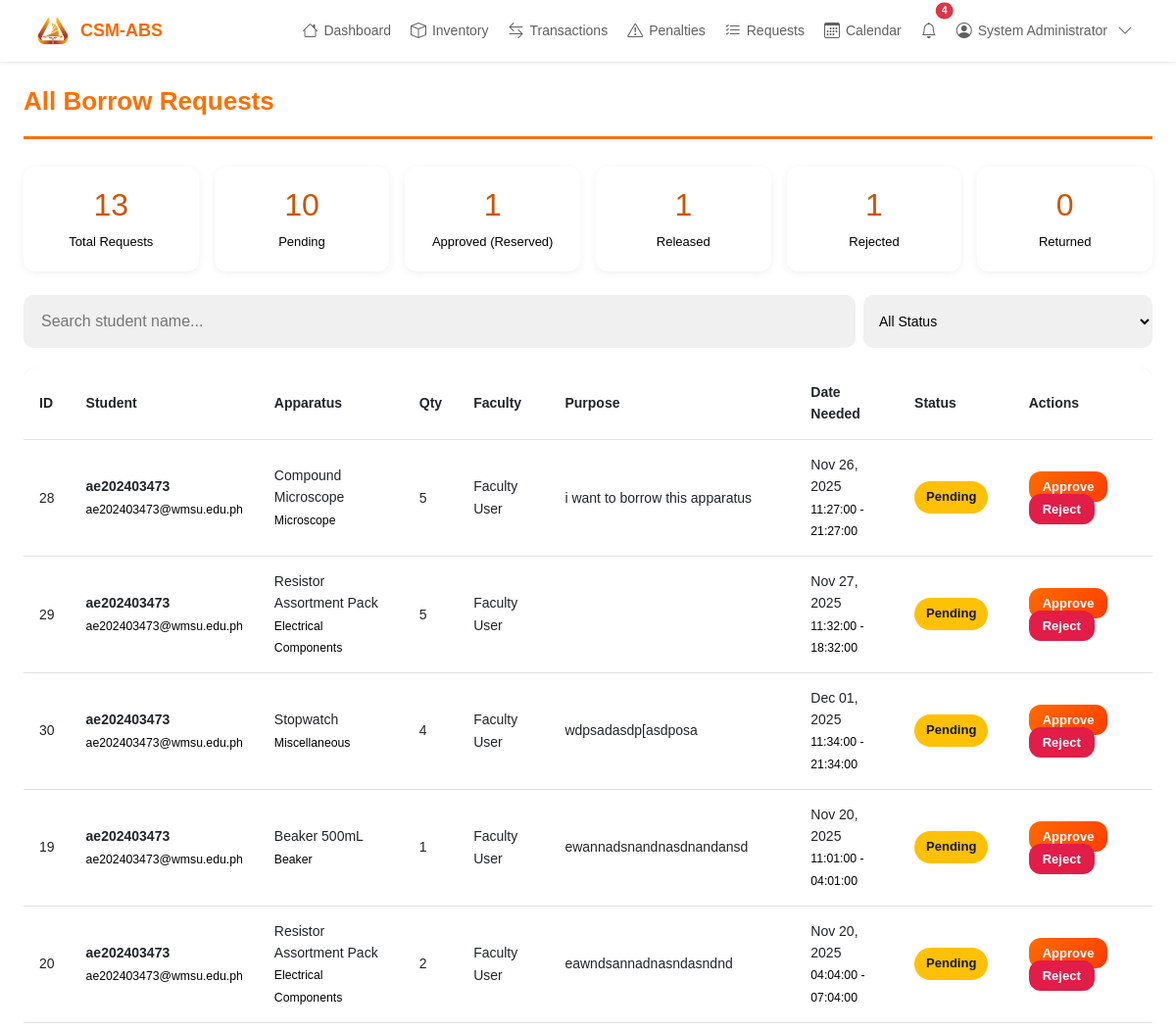
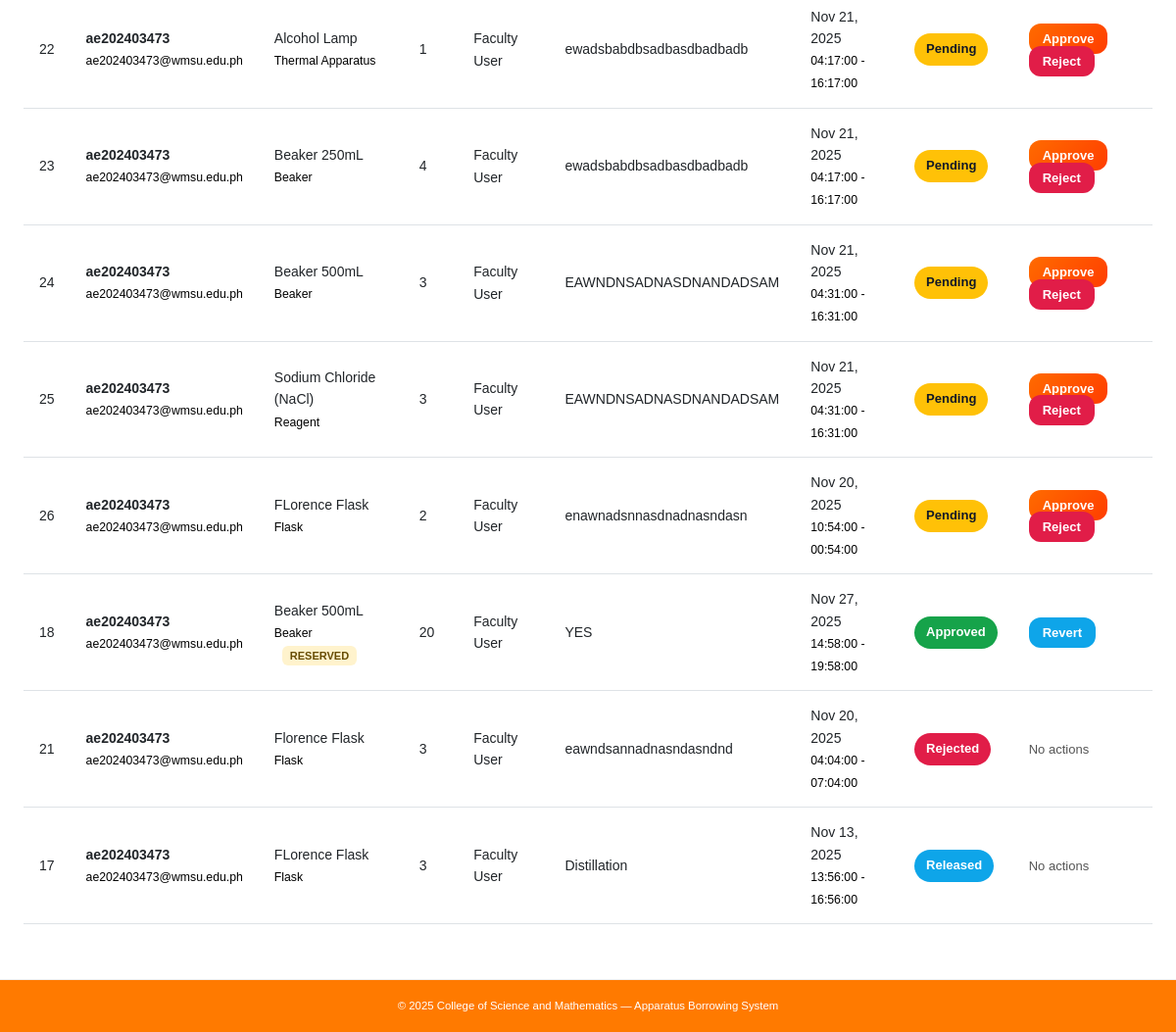
Page /view_requests.php (signed in) on the committed database (2 pictures, top to bottom).
### tables this page shows
CREATE TABLE `borrow_requests` (
  `request_id` int(11) NOT NULL,
  `student_id` int(11) DEFAULT NULL,
  `full_name` varchar(150) DEFAULT NULL,
  `student_first_name` varchar(50) NOT NULL,
  `student_last_name` varchar(50) NOT NULL,
  `student_mi` varchar(5) DEFAULT NULL,
  `faculty_id` int(11) DEFAULT NULL,
  `apparatus_id` int(11) DEFAULT NULL,
  `quantity` int(11) DEFAULT NULL,
  `concentration` varchar(100) DEFAULT NULL,
  `date_requested` date DEFAULT NULL,
  `date_needed` date DEFAULT NULL,
  `time_from` time DEFAULT NULL,
  `time_to` time DEFAULT NULL,
  `subject` varchar(100) DEFAULT NULL,
  `schedule` varchar(100) DEFAULT NULL,
  `room` varchar(50) DEFAULT NULL,
  `purpose` text DEFAULT NULL,
  `status` enum('pending','approved','released','returned','rejected') DEFAULT 'pending',
  `date_returned` datetime DEFAULT NULL,
  `remarks` text DEFAULT NULL,
  `archived` tinyint(1) DEFAULT 0
);

CREATE TABLE `users` (
  `user_id` int(11) NOT NULL,
  `first_name` varchar(50) NOT NULL,
  `last_name` varchar(50) NOT NULL,
  `middle_initial` char(1) DEFAULT NULL,
  `username` varchar(50) NOT NULL,
  `password` varchar(255) NOT NULL,
  `role` enum('admin','faculty','student','assistant') NOT NULL,
  `full_name` varchar(100) DEFAULT NULL,
  `email` varchar(100) DEFAULT NULL
);

CREATE TABLE `apparatus` (
  `apparatus_id` int(11) NOT NULL,
  `name` varchar(100) NOT NULL,
  `category` varchar(50) DEFAULT NULL,
  `quantity` int(11) DEFAULT 0,
  `condition` varchar(50) NOT NULL DEFAULT 'Good',
  `description` text DEFAULT NULL,
  `status` enum('Available','Borrowed','Damaged','Maintenance') DEFAULT 'Available',
  `item_condition` enum('new','old') NOT NULL DEFAULT 'new' COMMENT 'Indicates whether the apparatus is new or used/old'
);

### view_requests.php (the view, shortened to what this page needs)
<?php
require_once __DIR__ . '/includes/header.php';
if ($_SESSION['role'] === 'faculty') {
    $fid = $_SESSION['user_id'];
    $res = mysqli_query($conn, "
        SELECT br.*,
               s.full_name AS student_name,
               s.username AS student_username,
               s.email AS student_email,
               a.name AS apparatus_name,
               a.category AS apparatus_category
        FROM borrow_requests br
        LEFT JOIN users s ON br.student_id = s.user_id
        LEFT JOIN apparatus a ON br.apparatus_id = a.apparatus_id
        WHERE br.faculty_id = $fid
        ORDER BY
            CASE br.status
                WHEN 'pending' THEN 1
                WHEN 'approved' THEN 2
                ELSE 3
            END,
            br.date_requested DESC
    ");
} else {
    $res = mysqli_query($conn, "
        SELECT br.*,
               s.full_name AS student_name,
               s.username AS student_username,
               s.email AS student_email,
               a.name AS apparatus_name,
               a.category AS apparatus_category,
               f.full_name AS faculty_name,
               f.email AS faculty_email
        FROM borrow_requests br
        LEFT JOIN users s ON br.student_id = s.user_id
        LEFT JOIN apparatus a ON br.apparatus_id = a.apparatus_id
        LEFT JOIN users f ON br.faculty_id = f.user_id
        ORDER BY
            CASE br.status
                WHEN 'pending' THEN 1
                WHEN 'approved' THEN 2
                ELSE 3
            END,
            br.date_requested DESC
    ");
}
$total = mysqli_num_rows($res);
mysqli_data_seek($res, 0);
$pending_count = 0;
$approved_count = 0;
$rejected_count = 0;
$returned_count = 0;
$released_count = 0;
$temp_res = mysqli_query($conn, $_SESSION['role'] === 'faculty'
    ? "SELECT status FROM borrow_requests WHERE faculty_id = {$_SESSION['user_id']}"
    : "SELECT status FROM borrow_requests");
while ($row = mysqli_fetch_assoc($temp_res)) {
    if ($row['status'] == 'pending') $pending_count++;
    elseif ($row['status'] == 'approved') $approved_count++;
    elseif ($row['status'] == 'rejected') $rejected_count++;
    elseif ($row['status'] == 'returned') $returned_count++;
    elseif ($row['status'] == 'released') $released_count++;
}
?>
<div class="page-header">
    <h2><?= $_SESSION['role'] === 'faculty' ? 'Borrow Requests for Approval' : 'All Borrow Requests' ?></h2>
</div>
<div class="stat-summary">
    <div class="stat-box"><h3><?= $total ?></h3><p>Total Requests</p></div>
    <div class="stat-box"><h3><?= $pending_count ?></h3><p>Pending</p></div>
    <div class="stat-box"><h3><?= $approved_count ?></h3><p>Approved (Reserved)</p></div>
    <div class="stat-box"><h3><?= $released_count ?></h3><p>Released</p></div>
    <div class="stat-box"><h3><?= $rejected_count ?></h3><p>Rejected</p></div>
    <div class="stat-box"><h3><?= $returned_count ?></h3><p>Returned</p></div>
</div>
<div class="filter-bar">
    <input type="text" id="searchInput" placeholder="Search student name..." style="flex: 3;">
    <select id="statusFilter">
        <option value="">All Status</option>
    </select>
</div>
<div class="table-container">
    <table class="table" id="requestsTable">
        <thead>
            <tr>
                <th>ID</th>
                <th>Student</th>
                <th>Apparatus</th>
                <th>Qty</th>
                <?php if ($_SESSION['role'] !== 'faculty'): ?>
                <th>Faculty</th>
                <?php endif; ?>
                <th>Purpose</th>
                <th>Date Needed</th>
                <th>Status</th>
                <th>Actions</th>
            </tr>
        </thead>
        <tbody>
            <?php if (mysqli_num_rows($res) > 0): ?>
                <?php while($r = mysqli_fetch_assoc($res)): ?>
                <tr data-status="<?= strtolower($r['status']); ?>" onclick="viewDetails(<?= htmlspecialchars(json_encode($r), ENT_QUOTES, 'UTF-8') ?>)">
                    <td><?= $r['request_id']; ?></td>
                    <td>
                        <strong><?= htmlspecialchars($r['student_name'] ?: $r['student_username'] ?: $r['student_email'] ?: ''); ?></strong>
                        <?php if (!empty($r['student_email'])): ?>
                            <br><small style="color:#000;"><?= htmlspecialchars($r['student_email']); ?></small>
                        <?php endif; ?>
                    </td>
                    <td>
                        <?= htmlspecialchars($r['apparatus_name'] ?? 'N/A'); ?>
                        <br><small style="color:#000;"><?= htmlspecialchars($r['apparatus_category'] ?? ''); ?></small>
                        <?php if ($r['status'] === 'approved'): ?>
                            <span class="reserved-badge">RESERVED</span>
                        <?php endif; ?>
                    </td>
                    <td><?= $r['quantity']; ?></td>
                    <?php if ($_SESSION['role'] !== 'faculty'): ?>
                    <td><?= htmlspecialchars($r['faculty_name'] ?? ''); ?></td>
                    <?php endif; ?>
                    <td>
                        <?= htmlspecialchars($r['purpose'] ?? 'N/A'); ?>
                    </td>
                    <td>
                        <?= date('M d, Y', strtotime($r['date_needed'])); ?>
                        <br><small style="color:#000;"><?= htmlspecialchars($r['time_from'])." - ".htmlspecialchars($r['time_to']); ?></small>
                    </td>
                    <td><span class="status <?= strtolower($r['status']); ?>"><?= htmlspecialchars($r['status']); ?></span></td>
                    <td class="action-links" onclick="event.stopPropagation();">
                        <?php if ($r['status'] === 'pending'): ?>
                            <a href="view_requests.php?action=approve&id=<?= $r['request_id']; ?>"
                               class="btn-approve"
                               onclick="return confirm('Approve and reserve this apparatus?');">Approve</a>
                            <a href="view_requests.php?action=reject&id=<?= $r['request_id']; ?>"
                               class="btn-reject"
                               onclick="return confirm('Reject this request?');">Reject</a>
                        <?php elseif ($r['status'] === 'approved'): ?>
                            <a href="view_requests.php?action=revert&id=<?= $r['request_id']; ?>"
                               class="btn-revert"
                               onclick="return confirm('Revert this approval? Stock will be restored.');">Revert</a>
                        <?php else: ?>
                            <span style="color: #555; font-size: 13px;">No actions</span>
                        <?php endif; ?>
                    </td>
                </tr>
                <?php endwhile; ?>
            <?php else: ?>
                <tr><td colspan="<?= $_SESSION['role'] === 'faculty' ? '8' : '9'; ?>" class="empty-state">No borrow requests found.</td></tr>
            <?php endif; ?>
        </tbody>
    </table>
</div>
<?php require_once __DIR__ . '/includes/footer.php'; ?>

### includes/header.php (style rules this page uses)
:root { --primary: #FF6600; --primary-dark: #E65100; --primary-light: #FFE0CC; --gray-50: #FAFAFA; --gray-100: #F5F5F5; --gray-200: #EEEEEE; --gray-300: #E0E0E0; --gray-700: #616161; --gray-900: #212121; --radius: 8px; --shadow-sm: 0 1px 3px rgba(0,0,0,0.05); --shadow-md: 0 2px 6px rgba(0,0,0,0.08); }
* { margin: 0; padding: 0; box-sizing: border-box; }
body { font-family: 'Inter', -apple-system, BlinkMacSystemFont, 'Segoe UI', sans-serif; font-size: 14px; color: var(--gray-900); background: var(--gray-50); line-height: 1.6; }

### view_requests.php (style rules this page uses)
body { background: #fff; color: #000; font-family: Arial, sans-serif; }
.page-header { margin-bottom: 28px; padding-bottom: 20px; border-bottom: 3px solid #FF6F00; display: flex; justify-content: space-between; align-items: center; }
.page-header h2 { font-size: 26px; font-weight: 700; color: #FF6F00; margin: 0; }
.stat-summary { display: grid; grid-template-columns: repeat(auto-fit, minmax(150px, 1fr)); gap: 16px; margin-bottom: 24px; }
.stat-box { background: #fff; padding: 20px; border-radius: 12px; text-align: center; box-shadow: 0 2px 8px rgba(0,0,0,0.06); }
.stat-box h3 { font-size: 32px; margin: 0; color: #cc5500; }
.stat-box p { margin: 8px 0 0 0; color: #000; font-size: 13px; }
.filter-bar { display: flex; gap: 8px; margin-bottom: 20px; }
.filter-bar input { flex: 2; padding: 14px 18px; border: none; border-radius: 10px; background: #f0f0f0; font-size: 16px; outline: none; }
.filter-bar select { flex: 1; padding: 10px 12px; border: none; border-radius: 10px; background: #f0f0f0; font-size: 14px; outline: none; }
.table-container { overflow-x: auto; border-radius: 12px; }
.table { width: 100%; border-collapse: collapse; background: #f8f8f8; }
.table thead { background: #e0e0e0; color: #333; }
.table th, .table td { padding: 14px 16px; font-size: 14px; text-align: left; vertical-align: middle; }
.table tbody tr { transition: background 0.2s; cursor: pointer; }
.status { padding: 6px 12px; border-radius: 20px; font-weight: 600; font-size: 13px; text-transform: capitalize; display: inline-block; }
.status.pending { background: #FFC107; color: #111827; }
.status.approved { background: #16A34A; color: #fff; }
.status.rejected { background: #E11D48; color: #fff; }
.status.released { background: #0EA5E9; color: #fff; }
.action-links { gap: 8px; }
.action-links a, .action-links button { padding: 8px 14px; border-radius: 12px; font-weight: 600; font-size: 13px; text-decoration: none; border: none; outline: none; cursor: pointer; transition: all 0.3s; }
.btn-approve { background: linear-gradient(135deg, #FF6B00, #FF3D00); color: #fff; }
.btn-reject { background: #E11D48; color: #fff; }
.btn-revert { background: #0EA5E9; color: #fff; }
.reserved-badge { background: #FFF3CD; color: #664D03; padding: 4px 8px; border-radius: 6px; font-size: 11px; font-weight: 600; margin-left: 8px; }

### rows in the picture
borrow_requests: request_id "28", student.full_name "ae202403473", student.email "ae202403473@wmsu.edu.ph", apparatus.name "Compound Microscope", apparatus.category "Microscope", quantity "5", faculty.full_name "Faculty User", purpose "i want to borrow this apparatus", date_needed "Nov 26, 2025", time_from "11:27:00", time_to "21:27:00", status "Pending"
borrow_requests: request_id "29", student.full_name "ae202403473", student.email "ae202403473@wmsu.edu.ph", apparatus.name "Resistor Assortment Pack", apparatus.category "Electrical Components", quantity "5", faculty.full_name "Faculty User", date_needed "Nov 27, 2025", time_from "11:32:00", time_to "18:32:00", status "Pending"
borrow_requests: request_id "30", student.full_name "ae202403473", student.email "ae202403473@wmsu.edu.ph", apparatus.name "Stopwatch", apparatus.category "Miscellaneous", quantity "4", faculty.full_name "Faculty User", purpose "wdpsadasdp[asdposa", date_needed "Dec 01, 2025", time_from "11:34:00", time_to "21:34:00", status "Pending"
borrow_requests: request_id "19", student.full_name "ae202403473", student.email "ae202403473@wmsu.edu.ph", apparatus.name "Beaker 500mL", apparatus.category "Beaker", quantity "1", faculty.full_name "Faculty User", purpose "ewannadsnandnasdnandansd", date_needed "Nov 20, 2025", time_from "11:01:00", time_to "04:01:00", status "Pending"
borrow_requests: request_id "20", student.full_name "ae202403473", student.email "ae202403473@wmsu.edu.ph", apparatus.name "Resistor Assortment Pack", apparatus.category "Electrical Components", quantity "2", faculty.full_name "Faculty User", purpose "eawndsannadnasndasndnd", date_needed "Nov 20, 2025", time_from "04:04:00", time_to "07:04:00", status "Pending"
borrow_requests: request_id "22", student.full_name "ae202403473", student.email "ae202403473@wmsu.edu.ph", apparatus.name "Alcohol Lamp", apparatus.category "Thermal Apparatus", quantity "1", faculty.full_name "Faculty User", purpose "ewadsbabdbsadbasdbadbadb", date_needed "Nov 21, 2025", time_from "04:17:00", time_to "16:17:00", status "Pending"
borrow_requests: request_id "23", student.full_name "ae202403473", student.email "ae202403473@wmsu.edu.ph", apparatus.name "Beaker 250mL", apparatus.category "Beaker", quantity "4", faculty.full_name "Faculty User", purpose "ewadsbabdbsadbasdbadbadb", date_needed "Nov 21, 2025", time_from "04:17:00", time_to "16:17:00", status "Pending"
borrow_requests: request_id "24", student.full_name "ae202403473", student.email "ae202403473@wmsu.edu.ph", apparatus.name "Beaker 500mL", apparatus.category "Beaker", quantity "3", faculty.full_name "Faculty User", purpose "EAWNDNSADNASDNANDADSAM", date_needed "Nov 21, 2025", time_from "04:31:00", time_to "16:31:00", status "Pending"
borrow_requests: request_id "25", student.full_name "ae202403473", student.email "ae202403473@wmsu.edu.ph", apparatus.name "Sodium Chloride (NaCl)", apparatus.category "Reagent", quantity "3", faculty.full_name "Faculty User", purpose "EAWNDNSADNASDNANDADSAM", date_needed "Nov 21, 2025", time_from "04:31:00", time_to "16:31:00", status "Pending"
borrow_requests: request_id "26", student.full_name "ae202403473", student.email "ae202403473@wmsu.edu.ph", apparatus.name "FLorence Flask", apparatus.category "Flask", quantity "2", faculty.full_name "Faculty User", purpose "enawnadsnnasdnadnasndasn", date_needed "Nov 20, 2025", time_from "10:54:00", time_to "00:54:00", status "Pending"
borrow_requests: request_id "18", student.full_name "ae202403473", student.email "ae202403473@wmsu.edu.ph", apparatus.name "Beaker 500mL", apparatus.category "Beaker", shows "RESERVED", quantity "20", faculty.full_name "Faculty User", purpose "YES", date_needed "Nov 27, 2025", time_from "14:58:00", time_to "19:58:00", status "Approved"
borrow_requests: request_id "21", student.full_name "ae202403473", student.email "ae202403473@wmsu.edu.ph", apparatus.name "Florence Flask", apparatus.category "Flask", quantity "3", faculty.full_name "Faculty User", purpose "eawndsannadnasndasndnd", date_needed "Nov 20, 2025", time_from "04:04:00", time_to "07:04:00", status "Rejected", shows "No actions"
borrow_requests: request_id "17", student.full_name "ae202403473", student.email "ae202403473@wmsu.edu.ph", apparatus.name "FLorence Flask", apparatus.category "Flask", quantity "3", faculty.full_name "Faculty User", purpose "Distillation", date_needed "Nov 13, 2025", time_from "13:56:00", time_to "16:56:00", status "Released", shows "No actions"

### other values in the picture
$unread_notifications "4"
$_SESSION['full_name'] "System Administrator"
$total "13"
$pending_count "10"
$approved_count "1"
$released_count "1"
$rejected_count "1"
$returned_count "0"
